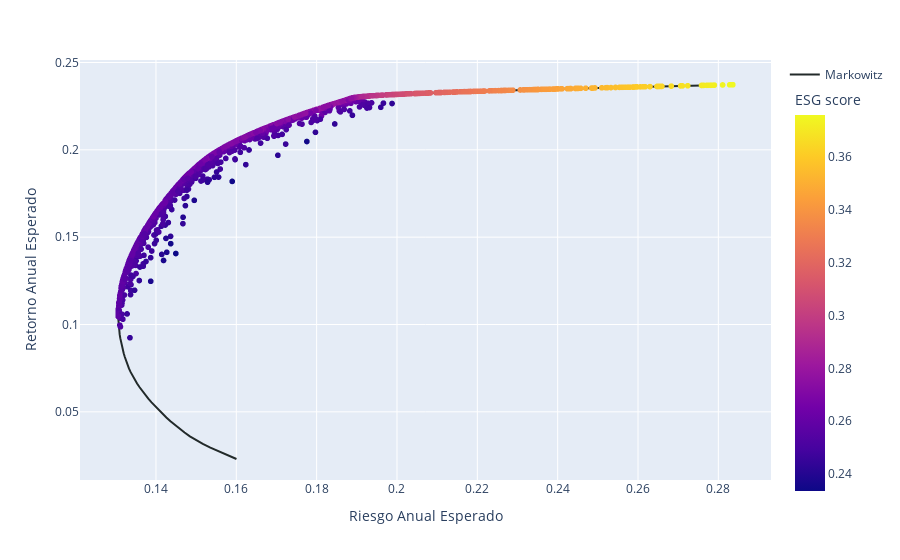

The cell this chart's notebook holds for it:
### Code cell
fig = px.scatter(FA_3D_best, x='exp_risk', y='exp_return', color='exp_esg',
                 labels = {'exp_risk':'Riesgo Anual Esperado', 
                          'exp_return': 'Retorno Anual Esperado', 
                          'exp_esg': 'ESG score'})
fig.add_trace(go.Scatter(x=ef_R[:,0], y=ef_R[:,1],
                    mode='lines',
                    name='Markowitz', 
                    marker_color='#222A2A'), 
                 )
fig.update_layout(coloraxis_colorbar_y=0.45)
fig.show()

### Figure 1 — Plotly figure (JSON) as saved in the notebook; plotly's stock layout.template omitted (floating-point values rounded to 4 significant figures; data arrays with more than 128 entries replaced by an {"elided": "..."} marker saying what was removed)
{"data": [{"hovertemplate": "Riesgo Anual Esperado=%{x}<br>Retorno Anual Esperado=%{y}<br>ESG score=%{marker.color}<extra></extra>", "legendgroup": "", "marker": {"color": {"elided": "2256 float values"}, "coloraxis": "coloraxis", "symbol": "circle"}, "mode": "markers", "name": "", "showlegend": false, "type": "scattergl", "x": {"elided": "2256 float values"}, "xaxis": "x", "y": {"elided": "2256 float values"}, "yaxis": "y"}, {"marker": {"color": "#222A2A"}, "mode": "lines", "name": "Markowitz", "type": "scatter", "x": [0.16, 0.1578, 0.1556, 0.1535, 0.1517, 0.15, 0.1484, 0.1471, 0.1459, 0.1447, 0.1436, 0.1426, 0.1416, 0.1407, 0.1398, 0.1389, 0.1381, 0.1373, 0.1366, 0.1359, 0.1353, 0.1347, 0.1342, 0.1337, 0.1333, 0.1329, 0.1325, 0.1322, 0.132, 0.1317, 0.1315, 0.1313, 0.1311, 0.131, 0.1308, 0.1308, 0.1307, 0.1306, 0.1306, 0.1306, 0.1307, 0.1307, 0.1308, 0.1309, 0.1311, 0.1313, 0.1314, 0.1317, 0.1319, 0.1322, 0.1325, 0.1328, 0.1332, 0.1335, 0.1339, 0.1343, 0.1348, 0.1353, 0.1358, 0.1363, 0.1368, 0.1374, 0.138, 0.1386, 0.1392, 0.1399, 0.1405, 0.1412, 0.142, 0.1427, 0.1435, 0.1442, 0.145, 0.1459, 0.1467, 0.1476, 0.1486, 0.1496, 0.1507, 0.1519, 0.1531, 0.1545, 0.1561, 0.1577, 0.1596, 0.1615, 0.1636, 0.1658, 0.1681, 0.1705, 0.173, 0.1756, 0.1783, 0.1811, 0.184, 0.187, 0.1915, 0.2093, 0.2396, 0.2784], "y": [0.023, 0.02516, 0.02732, 0.02948, 0.03165, 0.03381, 0.03597, 0.03813, 0.04029, 0.04245, 0.04462, 0.04678, 0.04894, 0.0511, 0.05326, 0.05542, 0.05759, 0.05975, 0.06191, 0.06407, 0.06623, 0.06839, 0.07056, 0.07272, 0.07488, 0.07704, 0.0792, 0.08136, 0.08353, 0.08569, 0.08785, 0.09001, 0.09217, 0.09433, 0.09649, 0.09866, 0.1008, 0.103, 0.1051, 0.1073, 0.1095, 0.1116, 0.1138, 0.1159, 0.1181, 0.1203, 0.1224, 0.1246, 0.1268, 0.1289, 0.1311, 0.1332, 0.1354, 0.1376, 0.1397, 0.1419, 0.1441, 0.1462, 0.1484, 0.1505, 0.1527, 0.1549, 0.157, 0.1592, 0.1613, 0.1635, 0.1657, 0.1678, 0.17, 0.1722, 0.1743, 0.1765, 0.1786, 0.1808, 0.183, 0.1851, 0.1873, 0.1894, 0.1916, 0.1938, 0.1959, 0.1981, 0.2003, 0.2024, 0.2046, 0.2067, 0.2089, 0.2111, 0.2132, 0.2154, 0.2175, 0.2197, 0.2219, 0.224, 0.2262, 0.2284, 0.2305, 0.2327, 0.2348, 0.237]}], "layout": {"coloraxis": {"colorbar": {"title": {"text": "ESG score"}, "y": 0.45}, "colorscale": [[0, "#0d0887"], [0.1111, "#46039f"], [0.2222, "#7201a8"], [0.3333, "#9c179e"], [0.4444, "#bd3786"], [0.5556, "#d8576b"], [0.6667, "#ed7953"], [0.7778, "#fb9f3a"], [0.8889, "#fdca26"], [1, "#f0f921"]]}, "legend": {"tracegroupgap": 0}, "margin": {"t": 60}, "xaxis": {"anchor": "y", "domain": [0, 1], "title": {"text": "Riesgo Anual Esperado"}}, "yaxis": {"anchor": "x", "domain": [0, 1], "title": {"text": "Retorno Anual Esperado"}}}}
